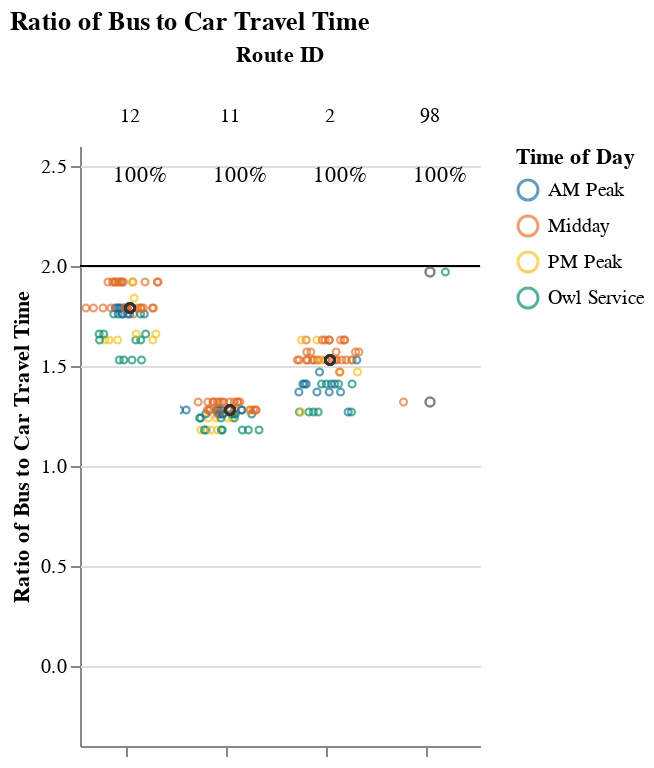
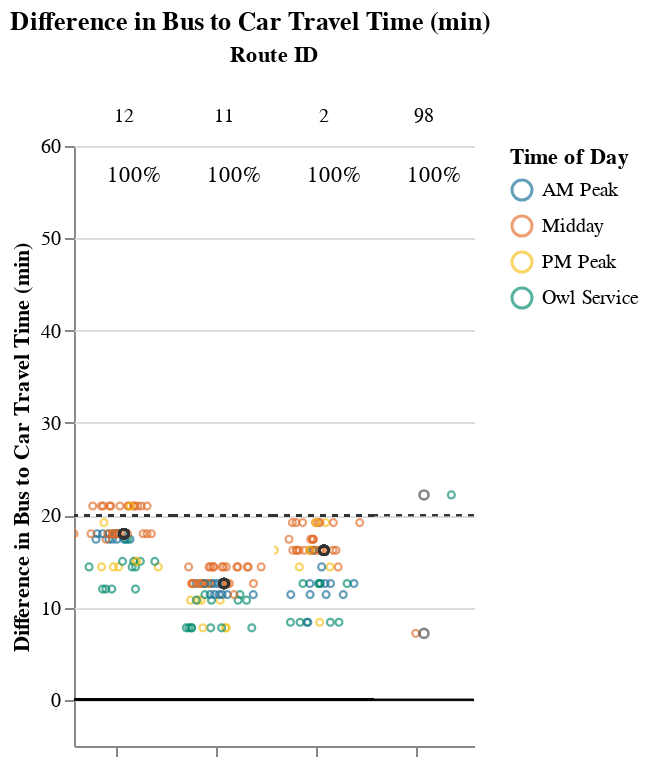

Notebook cell for these charts, in order:
### Markdown cell above
## Viable Competitive Routes
### Short Routes (< 1 hr)

### Code cell
# Allow for possibility that operator doesn't have routes that fall into certain route_groups
# But, jupyterbook will not like markdown with f-string
# separate out route_group and put in each cell, and use try/except + if to display...
# but all 3 route groups must be displayed. just add sentence about why no routes were returned at the end
route_group = "short"
try:
    display_charts_for_route_group(df, route_group)
except:
    print("No routes meet this criteria.")

### Figure 1 — Vega-Lite specification as saved in the notebook (floating-point values rounded to 4 significant figures; data arrays with more than 128 entries replaced by an {"elided": "..."} marker saying what was removed)
{"config": {"view": {"continuousWidth": 400, "continuousHeight": 300, "stroke": null}, "facet": {"spacing": 0}}, "data": {"name": "data-369a479a969a2908ef2786a421ce0259"}, "facet": {"column": {"field": "route_id", "sort": ["12", "11", "2", "98"], "title": "Route ID", "type": "nominal"}}, "spec": {"layer": [{"mark": "rule", "encoding": {"color": {"value": "black"}, "y": {"field": "cutoff", "type": "quantitative"}}, "selection": {"selector001": {"type": "interval", "bind": "scales", "encodings": ["x", "y"]}}}, {"mark": {"type": "point", "opacity": 0.65, "size": 12, "strokeWidth": 1.1}, "encoding": {"color": {"field": "time_of_day", "scale": {"range": ["#136C97", "#E16B26", "#F6BF16", "#00896B", "#7790A3", "#5B559C"]}, "sort": ["AM Peak", "Midday", "PM Peak", "Owl Service"], "title": "Time of Day", "type": "nominal"}, "tooltip": [{"field": "route_id", "type": "nominal"}, {"field": "trip_id", "type": "nominal"}, {"field": "service_hours", "type": "quantitative"}, {"field": "car_duration_hours", "type": "quantitative"}, {"field": "bus_multiplier", "type": "quantitative"}, {"field": "bus_difference", "type": "quantitative"}, {"field": "num_trips", "type": "quantitative"}, {"field": "num_competitive", "type": "quantitative"}, {"field": "pct_trips_competitive", "type": "quantitative"}, {"field": "p25", "type": "quantitative"}, {"field": "p50", "type": "quantitative"}, {"field": "p75", "type": "quantitative"}], "x": {"axis": {"grid": false, "labels": false, "ticks": true, "values": [0]}, "field": "jitter", "scale": {}, "title": null, "type": "quantitative"}, "y": {"field": "bus_multiplier", "scale": {"domain": [-0.25, 2.5]}, "title": "Ratio of Bus to Car Travel Time", "type": "quantitative"}}, "transform": [{"calculate": "sqrt(-2*log(random()))*cos(2*PI*random())", "as": "jitter"}], "width": 50}, {"layer": [{"mark": {"type": "point", "opacity": 0.6, "size": 20, "strokeWidth": 1.3}, "encoding": {"color": {"value": "#323434"}, "y": {"field": "bus_multiplier", "type": "quantitative"}}, "transform": [{"filter": "(datum.p50_trip === 1)"}]}, {"mark": {"type": "text", "align": "center", "baseline": "middle"}, "encoding": {"color": {"value": "black"}, "text": {"field": "pct_trips_competitive", "format": ".0%", "type": "quantitative"}, "tooltip": [{"field": "route_id", "type": "nominal"}, {"field": "trip_id", "type": "nominal"}, {"field": "service_hours", "type": "quantitative"}, {"field": "car_duration_hours", "type": "quantitative"}, {"field": "bus_multiplier", "type": "quantitative"}, {"field": "bus_difference", "type": "quantitative"}, {"field": "num_trips", "type": "quantitative"}, {"field": "num_competitive", "type": "quantitative"}, {"field": "pct_trips_competitive", "type": "quantitative"}, {"field": "p25", "type": "quantitative"}, {"field": "p50", "type": "quantitative"}, {"field": "p75", "type": "quantitative"}], "x": {"value": 30}, "y": {"value": 15}}, "transform": [{"calculate": "sqrt(-2*log(random()))*cos(2*PI*random())", "as": "jitter"}, {"filter": "(datum.fastest_trip === 1)"}]}]}]}, "resolve": {"scale": {"y": "shared"}}, "title": "Ratio of Bus to Car Travel Time", "$schema": "https://vega.github.io/schema/vega-lite/v4.17.0.json", "datasets": {"data-369a479a969a2908ef2786a421ce0259": {"elided": "181 records"}}}

### Figure 2 — Vega-Lite specification as saved in the notebook (floating-point values rounded to 4 significant figures; data arrays with more than 128 entries replaced by an {"elided": "..."} marker saying what was removed)
{"config": {"view": {"continuousWidth": 400, "continuousHeight": 300, "stroke": null}, "facet": {"spacing": 0}}, "data": {"name": "data-f621a518cb0d63e69b2f309d3dde3c03"}, "facet": {"column": {"field": "route_id", "sort": ["12", "11", "2", "98"], "title": "Route ID", "type": "nominal"}}, "spec": {"layer": [{"mark": "rule", "encoding": {"color": {"value": "black"}, "y": {"field": "cutoff", "type": "quantitative"}}, "selection": {"selector002": {"type": "interval", "bind": "scales", "encodings": ["x", "y"]}}}, {"mark": {"type": "rule", "strokeDash": [3, 3]}, "encoding": {"color": {"value": "#323434"}, "y": {"field": "cutoff2", "type": "quantitative"}}}, {"mark": {"type": "point", "opacity": 0.65, "size": 12, "strokeWidth": 1.1}, "encoding": {"color": {"field": "time_of_day", "scale": {"range": ["#136C97", "#E16B26", "#F6BF16", "#00896B", "#7790A3", "#5B559C"]}, "sort": ["AM Peak", "Midday", "PM Peak", "Owl Service"], "title": "Time of Day", "type": "nominal"}, "tooltip": [{"field": "route_id", "type": "nominal"}, {"field": "trip_id", "type": "nominal"}, {"field": "service_hours", "type": "quantitative"}, {"field": "car_duration_hours", "type": "quantitative"}, {"field": "bus_multiplier", "type": "quantitative"}, {"field": "bus_difference", "type": "quantitative"}, {"field": "num_trips", "type": "quantitative"}, {"field": "num_competitive", "type": "quantitative"}, {"field": "pct_trips_competitive", "type": "quantitative"}, {"field": "p25", "type": "quantitative"}, {"field": "p50", "type": "quantitative"}, {"field": "p75", "type": "quantitative"}], "x": {"axis": {"grid": false, "labels": false, "ticks": true, "values": [0]}, "field": "jitter", "scale": {}, "title": null, "type": "quantitative"}, "y": {"field": "bus_difference", "scale": {"domain": [-5, 60.0]}, "title": "Difference in Bus to Car Travel Time (min)", "type": "quantitative"}}, "transform": [{"calculate": "sqrt(-2*log(random()))*cos(2*PI*random())", "as": "jitter"}], "width": 50}, {"layer": [{"mark": {"type": "point", "opacity": 0.6, "size": 20, "strokeWidth": 1.3}, "encoding": {"color": {"value": "#323434"}, "y": {"field": "bus_difference", "type": "quantitative"}}, "transform": [{"filter": "(datum.p50_trip === 1)"}]}, {"mark": {"type": "text", "align": "center", "baseline": "middle"}, "encoding": {"color": {"value": "black"}, "text": {"field": "pct_trips_competitive", "format": ".0%", "type": "quantitative"}, "tooltip": [{"field": "route_id", "type": "nominal"}, {"field": "trip_id", "type": "nominal"}, {"field": "service_hours", "type": "quantitative"}, {"field": "car_duration_hours", "type": "quantitative"}, {"field": "bus_multiplier", "type": "quantitative"}, {"field": "bus_difference", "type": "quantitative"}, {"field": "num_trips", "type": "quantitative"}, {"field": "num_competitive", "type": "quantitative"}, {"field": "pct_trips_competitive", "type": "quantitative"}, {"field": "p25", "type": "quantitative"}, {"field": "p50", "type": "quantitative"}, {"field": "p75", "type": "quantitative"}], "x": {"value": 30}, "y": {"value": 15}}, "transform": [{"calculate": "sqrt(-2*log(random()))*cos(2*PI*random())", "as": "jitter"}, {"filter": "(datum.fastest_trip === 1)"}]}]}]}, "resolve": {"scale": {"y": "shared"}}, "title": "Difference in Bus to Car Travel Time (min)", "$schema": "https://vega.github.io/schema/vega-lite/v4.17.0.json", "datasets": {"data-f621a518cb0d63e69b2f309d3dde3c03": {"elided": "181 records"}}}
